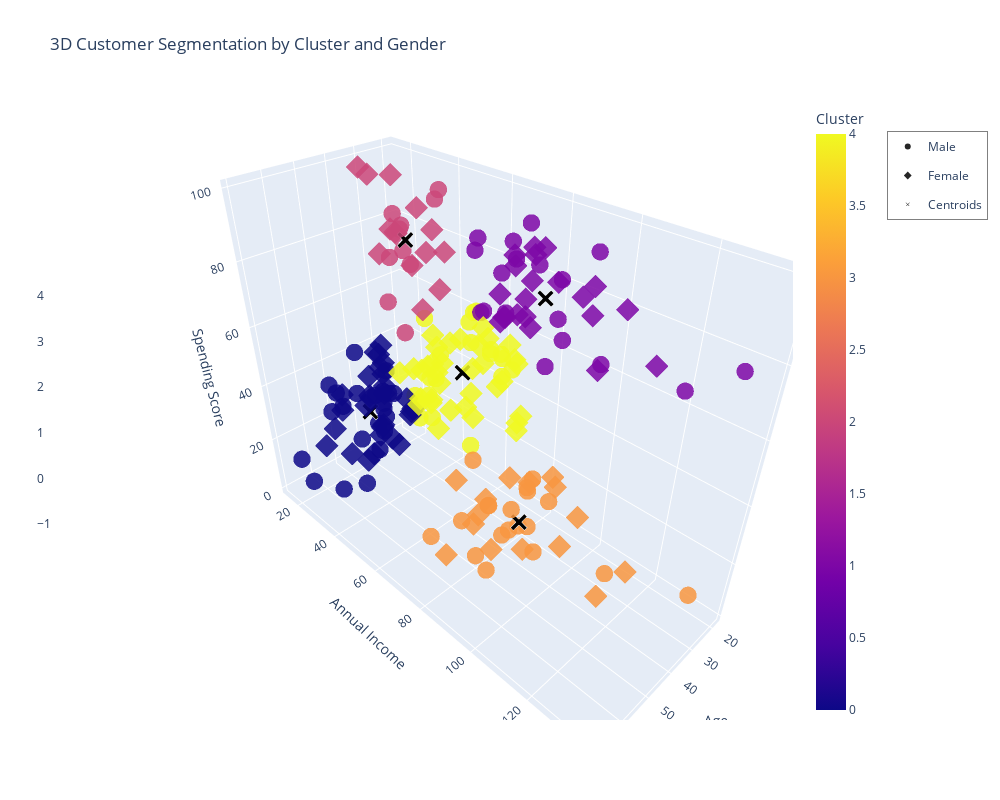

Write notebook code for a chart like this one.
### Markdown cell above
# 3D Plot of Cluster

### Code cell
# New DataFrame
df_clusters = pd.DataFrame(X, columns=['Age', 'Annual Income', 'Spending Score'])
df_clusters['Cluster'] = Y
df_clusters['Gender'] = df['Gender'].values

# Main scatter plot
fig = px.scatter_3d(
    df_clusters,
    x='Age',
    y='Annual Income',
    z='Spending Score',
    color='Cluster',
    symbol='Gender',
    hover_data=['Gender'],
    opacity=0.85,
    title='3D Customer Segmentation by Cluster and Gender',
    width=1000,
    height=800
)

# Centroids
centroids = kmeans.cluster_centers_

fig.add_trace(
    go.Scatter3d(
        x=centroids[:, 0],
        y=centroids[:, 1],
        z=centroids[:, 2],
        mode='markers',
        marker=dict(
            size=10,
            color='black',
            symbol='x',
            line=dict(width=2, color='white')
        ),
        name='Centroids'
    )
)

for trace in fig.data:
    if hasattr(trace, "marker") and hasattr(trace.marker, "colorbar"):
        trace.marker.size = 6
        trace.marker.colorbar.len = 0.4
        trace.marker.colorbar.thickness = 12
        trace.marker.colorbar.x = -0.25

fig.layout.legend = dict(
    x=1.15,
    y=0.95,
    bgcolor='rgba(255,255,255,0.6)',
    bordercolor='gray',
    borderwidth=1
)

fig.show()

### Figure 1 — Plotly figure (JSON) as saved in the notebook; plotly's stock layout.template omitted (floating-point values rounded to 4 significant figures)
{"data": [{"customdata": [["Male"], ["Male"], ["Male"], ["Male"], ["Male"], ["Male"], ["Male"], ["Male"], ["Male"], ["Male"], ["Male"], ["Male"], ["Male"], ["Male"], ["Male"], ["Male"], ["Male"], ["Male"], ["Male"], ["Male"], ["Male"], ["Male"], ["Male"], ["Male"], ["Male"], ["Male"], ["Male"], ["Male"], ["Male"], ["Male"], ["Male"], ["Male"], ["Male"], ["Male"], ["Male"], ["Male"], ["Male"], ["Male"], ["Male"], ["Male"], ["Male"], ["Male"], ["Male"], ["Male"], ["Male"], ["Male"], ["Male"], ["Male"], ["Male"], ["Male"], ["Male"], ["Male"], ["Male"], ["Male"], ["Male"], ["Male"], ["Male"], ["Male"], ["Male"], ["Male"], ["Male"], ["Male"], ["Male"], ["Male"], ["Male"], ["Male"], ["Male"], ["Male"], ["Male"], ["Male"], ["Male"], ["Male"], ["Male"], ["Male"], ["Male"], ["Male"], ["Male"], ["Male"], ["Male"], ["Male"], ["Male"], ["Male"], ["Male"], ["Male"], ["Male"], ["Male"], ["Male"], ["Male"]], "hovertemplate": "Gender=%{customdata[0]}<br>Age=%{x}<br>Annual Income=%{y}<br>Spending Score=%{z}<br>Cluster=%{marker.color}<extra></extra>", "legendgroup": "Male", "marker": {"color": [2, 2, 0, 0, 0, 2, 2, 0, 0, 2, 2, 2, 2, 0, 0, 2, 2, 0, 4, 0, 0, 0, 0, 0, 4, 0, 4, 4, 0, 0, 4, 4, 0, 4, 0, 4, 4, 4, 4, 4, 4, 0, 4, 4, 4, 0, 0, 0, 4, 4, 1, 4, 1, 3, 1, 3, 1, 3, 1, 3, 1, 3, 1, 3, 1, 3, 1, 3, 3, 3, 3, 3, 1, 3, 1, 3, 1, 3, 1, 3, 1, 3, 1, 1, 3, 1, 3, 1], "coloraxis": "coloraxis", "colorbar": {"len": 0.4, "thickness": 12, "x": -0.25}, "opacity": 0.85, "size": 6, "symbol": "circle"}, "mode": "markers", "name": "Male", "scene": "scene", "showlegend": true, "type": "scatter3d", "x": [19, 21, 64, 67, 37, 22, 20, 52, 35, 25, 31, 29, 35, 60, 53, 18, 24, 48, 33, 59, 47, 69, 53, 70, 19, 63, 18, 19, 70, 59, 26, 40, 57, 38, 67, 48, 18, 48, 24, 48, 20, 67, 26, 49, 54, 68, 66, 65, 19, 27, 39, 43, 40, 59, 38, 47, 39, 20, 32, 19, 32, 25, 28, 48, 34, 43, 39, 37, 34, 19, 50, 42, 32, 40, 28, 36, 36, 58, 27, 59, 35, 46, 30, 28, 33, 32, 32, 30], "y": [15, 15, 19, 19, 20, 20, 21, 23, 24, 24, 25, 28, 28, 30, 33, 33, 38, 39, 42, 43, 43, 44, 46, 46, 46, 48, 48, 48, 49, 54, 54, 54, 54, 54, 54, 54, 59, 60, 60, 61, 61, 62, 62, 62, 63, 63, 63, 63, 64, 67, 69, 71, 71, 71, 71, 71, 71, 73, 73, 74, 75, 77, 77, 77, 78, 78, 78, 78, 78, 81, 85, 86, 87, 87, 87, 87, 87, 88, 88, 93, 93, 98, 99, 101, 113, 126, 137, 137], "z": [39, 81, 3, 14, 13, 79, 66, 29, 35, 73, 73, 82, 61, 4, 4, 92, 92, 36, 60, 60, 41, 46, 46, 56, 55, 51, 59, 59, 55, 47, 54, 48, 51, 55, 41, 46, 41, 49, 52, 42, 49, 59, 55, 56, 46, 43, 48, 52, 46, 56, 91, 35, 95, 11, 75, 9, 75, 5, 73, 10, 93, 12, 97, 36, 90, 17, 88, 1, 1, 5, 26, 20, 63, 13, 75, 10, 92, 15, 69, 14, 90, 15, 97, 68, 8, 74, 18, 83]}, {"customdata": [["Female"], ["Female"], ["Female"], ["Female"], ["Female"], ["Female"], ["Female"], ["Female"], ["Female"], ["Female"], ["Female"], ["Female"], ["Female"], ["Female"], ["Female"], ["Female"], ["Female"], ["Female"], ["Female"], ["Female"], ["Female"], ["Female"], ["Female"], ["Female"], ["Female"], ["Female"], ["Female"], ["Female"], ["Female"], ["Female"], ["Female"], ["Female"], ["Female"], ["Female"], ["Female"], ["Female"], ["Female"], ["Female"], ["Female"], ["Female"], ["Female"], ["Female"], ["Female"], ["Female"], ["Female"], ["Female"], ["Female"], ["Female"], ["Female"], ["Female"], ["Female"], ["Female"], ["Female"], ["Female"], ["Female"], ["Female"], ["Female"], ["Female"], ["Female"], ["Female"], ["Female"], ["Female"], ["Female"], ["Female"], ["Female"], ["Female"], ["Female"], ["Female"], ["Female"], ["Female"], ["Female"], ["Female"], ["Female"], ["Female"], ["Female"], ["Female"], ["Female"], ["Female"], ["Female"], ["Female"], ["Female"], ["Female"], ["Female"], ["Female"], ["Female"], ["Female"], ["Female"], ["Female"], ["Female"], ["Female"], ["Female"], ["Female"], ["Female"], ["Female"], ["Female"], ["Female"], ["Female"], ["Female"], ["Female"], ["Female"], ["Female"], ["Female"], ["Female"], ["Female"], ["Female"], ["Female"], ["Female"], ["Female"], ["Female"], ["Female"], ["Female"], ["Female"]], "hovertemplate": "Gender=%{customdata[0]}<br>Age=%{x}<br>Annual Income=%{y}<br>Spending Score=%{z}<br>Cluster=%{marker.color}<extra></extra>", "legendgroup": "Female", "marker": {"color": [0, 2, 0, 2, 0, 2, 2, 2, 0, 2, 0, 2, 0, 0, 0, 0, 2, 2, 0, 2, 0, 2, 0, 2, 0, 2, 0, 2, 0, 4, 4, 4, 0, 4, 0, 0, 4, 0, 0, 4, 0, 4, 0, 0, 0, 4, 4, 0, 4, 4, 4, 4, 4, 4, 0, 4, 4, 4, 4, 4, 4, 4, 0, 4, 4, 4, 4, 0, 4, 4, 4, 4, 4, 4, 1, 4, 1, 1, 3, 1, 3, 4, 1, 1, 3, 3, 1, 3, 1, 1, 1, 3, 1, 1, 1, 1, 3, 3, 1, 3, 1, 1, 3, 3, 3, 1, 3, 1, 1, 3, 1, 3], "coloraxis": "coloraxis", "colorbar": {"len": 0.4, "thickness": 12, "x": -0.25}, "opacity": 0.85, "size": 6, "symbol": "diamond"}, "mode": "markers", "name": "Female", "scene": "scene", "showlegend": true, "type": "scatter3d", "x": [20, 23, 31, 22, 35, 23, 30, 35, 58, 24, 35, 35, 46, 54, 45, 40, 23, 21, 49, 21, 42, 30, 36, 20, 65, 31, 49, 24, 50, 27, 29, 31, 49, 31, 50, 51, 27, 67, 54, 43, 68, 32, 47, 60, 60, 45, 23, 49, 46, 21, 55, 22, 34, 50, 68, 40, 32, 47, 27, 23, 49, 21, 66, 19, 38, 18, 19, 63, 49, 51, 50, 38, 40, 23, 31, 25, 31, 29, 44, 35, 57, 28, 32, 32, 34, 44, 38, 47, 27, 30, 30, 56, 29, 31, 36, 33, 36, 52, 30, 37, 32, 29, 41, 54, 41, 36, 34, 32, 38, 47, 35, 45], "y": [16, 16, 17, 17, 18, 18, 19, 19, 20, 20, 21, 23, 25, 28, 28, 29, 29, 30, 33, 33, 34, 34, 37, 37, 38, 39, 39, 39, 40, 40, 40, 40, 42, 43, 43, 44, 46, 47, 47, 48, 48, 48, 49, 50, 50, 54, 54, 54, 54, 54, 57, 57, 58, 58, 59, 60, 60, 60, 60, 62, 62, 62, 63, 63, 64, 65, 65, 65, 65, 67, 67, 67, 69, 70, 70, 72, 72, 73, 73, 74, 75, 76, 76, 77, 78, 78, 78, 78, 78, 78, 78, 79, 79, 81, 85, 86, 87, 88, 88, 97, 97, 98, 99, 101, 103, 103, 103, 103, 113, 120, 120, 126], "z": [6, 77, 40, 76, 6, 94, 72, 99, 15, 77, 35, 98, 5, 14, 32, 31, 87, 73, 14, 81, 17, 73, 26, 75, 35, 61, 28, 65, 55, 47, 42, 42, 52, 54, 45, 50, 51, 52, 59, 50, 48, 47, 42, 49, 56, 53, 52, 42, 44, 57, 58, 55, 60, 46, 55, 40, 42, 47, 50, 41, 48, 42, 50, 54, 42, 48, 50, 43, 59, 43, 57, 40, 58, 29, 77, 34, 71, 88, 7, 72, 5, 40, 87, 74, 22, 20, 76, 16, 89, 78, 73, 35, 83, 93, 75, 95, 27, 13, 86, 32, 86, 88, 39, 24, 17, 85, 23, 69, 91, 16, 79, 28]}, {"marker": {"color": "black", "colorbar": {"len": 0.4, "thickness": 12, "x": -0.25}, "line": {"color": "white", "width": 2}, "size": 6, "symbol": "x"}, "mode": "markers", "name": "Centroids", "type": "scatter3d", "x": [54.06, 32.69, 25.25, 41.65, 33.4], "y": [40.46, 86.54, 25.83, 88.74, 58.06], "z": [36.72, 82.13, 76.92, 16.76, 48.77]}], "layout": {"coloraxis": {"colorbar": {"title": {"text": "Cluster"}}, "colorscale": [[0, "#0d0887"], [0.1111, "#46039f"], [0.2222, "#7201a8"], [0.3333, "#9c179e"], [0.4444, "#bd3786"], [0.5556, "#d8576b"], [0.6667, "#ed7953"], [0.7778, "#fb9f3a"], [0.8889, "#fdca26"], [1, "#f0f921"]]}, "height": 800, "legend": {"bgcolor": "rgba(255,255,255,0.6)", "bordercolor": "gray", "borderwidth": 1, "x": 1.15, "y": 0.95}, "scene": {"domain": {"x": [0, 1], "y": [0, 1]}, "xaxis": {"title": {"text": "Age"}}, "yaxis": {"title": {"text": "Annual Income"}}, "zaxis": {"title": {"text": "Spending Score"}}}, "title": {"text": "3D Customer Segmentation by Cluster and Gender"}, "width": 1000}}
